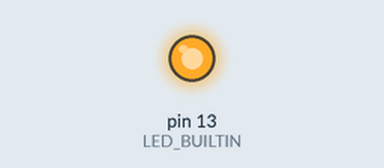
This sketch was run on a simulated Arduino Uno, built with avr-gcc and run on an emulated ATmega328P. Parts: output pins drawn as LEDs (lit = HIGH).

Above: at 0.1 s.
At 9.1 s:
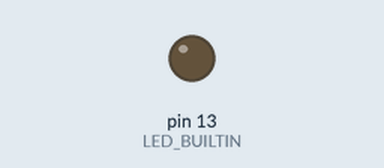
Timing chart, 0 to 10.6 s (numbered marks = the images above):
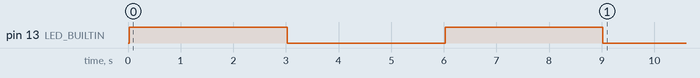

The sketch:

bluetoothTest1.ino
```cpp
//   The circuit:
// * RX is digital pin 10 (connect to TX of other device)
// * TX is digital pin 11 (connect to RX of other device)

  #include <SoftwareSerial.h>
  SoftwareSerial mySerial(10, 11); // RX, TX

    char state = '2';
    void setup() {
      pinMode(LED_BUILTIN, OUTPUT);
      mySerial.begin(9600); // Default communication rate of the Bluetooth module
      mySerial.println("LED: SETUP COMPLETE");
      digitalWrite(LED_BUILTIN, HIGH);
      delay(3000);
      digitalWrite(LED_BUILTIN, LOW);
      delay(3000);
      digitalWrite(LED_BUILTIN, HIGH);
      delay(3000);
      digitalWrite(LED_BUILTIN, LOW);
    }
    void loop() {
      if(mySerial.available()){ // Checks whether data is comming from the serial port
        state = mySerial.read(); // Reads the data from the serial port
         if (state == '0') {
          digitalWrite(LED_BUILTIN, LOW);  // Turn LED OFF
          mySerial.println("LED: OFF"); // Send back, to the phone, the String "LED: ON"
          state = 0;
         }
         else if (state == '1') {
          digitalWrite(LED_BUILTIN, HIGH);
          mySerial.println("LED: ON");;
          state = 0;
         }
      }
    }
```
